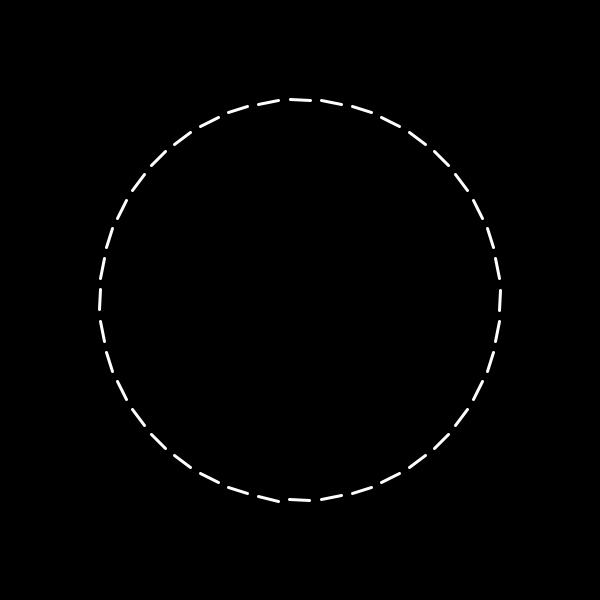
Frame 1 (no input)
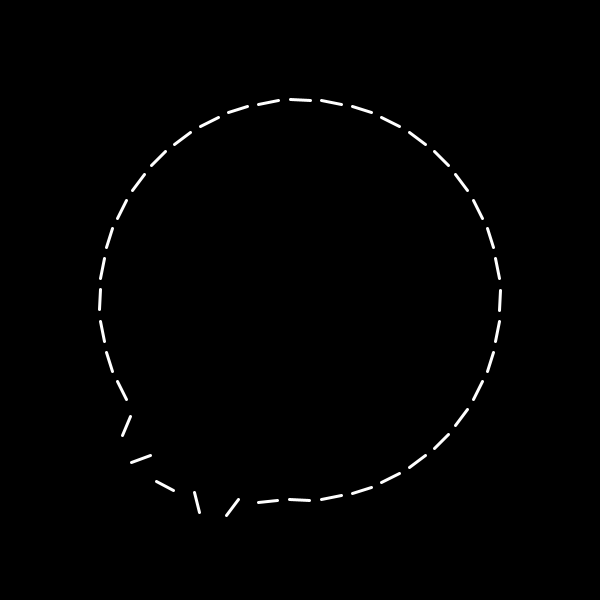
Frame 60 (the mouse pressed at the canvas centre just before this capture)
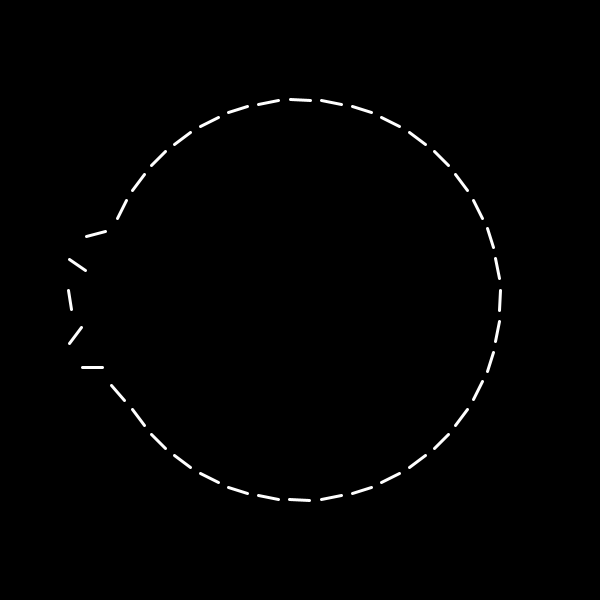
Frame 120 (the mouse held since frame 60 and released just before this capture)

The Processing sketch that drew these frames (run headless with seeded random() and noise(); from frame 60 on, the mouse is pressed at the canvas centre):

// Processing sketch: Mainscript
// ── Mainscript.pde
ArrayList<Segment> segments;
float radiusCircle;
float lenSegment;
float incrementAngle;
int nbrSegments;

void setup(){
  size(600, 600);
  radiusCircle = 200;
  lenSegment = 20;
  nbrSegments = 40;
  incrementAngle = 2*PI/nbrSegments;
  segments = new ArrayList<Segment>();
  Segment segment = new Segment(lenSegment, radiusCircle, incrementAngle, true);
  segments.add(segment);
  for(int i=1; i<nbrSegments; i++){
    segment = new Segment();
    segments.add(segment);
    segments.get(i).setPrecedent(segments.get(i-1));
  }
  segments.get(0).setPrecedent(segments.get(nbrSegments-1));
}

void draw(){
  background(0);
  translate(width/2, height/2);
  
  noFill();
  stroke(255);
  strokeWeight(3);
 
  for(Segment segment : segments){
    segment.update();
    segment.display();
  }
}

// ── Segment.pde
class Segment{
  Segment precedent;
  float size;
  float radCircle;
  float angle;
  float curr_angle;
  boolean turning;
  
  Segment(float s, float rc, float a, boolean t){
    this.size = s;
    this.radCircle = rc;
    this.angle = a;
    this.turning = t;
  }
  
  Segment(){
    this.size = lenSegment;
    this.radCircle = radiusCircle;
    this.angle = incrementAngle;
    this.turning = false;
  }
  
  void setPrecedent(Segment segment) {
    this.precedent = segment;
  }
  
  void update(){
    if(this.precedent.curr_angle > PI/3){
      this.turning = true;
    }
    if(this.turning){
      this.curr_angle += 0.1;
      if(this.curr_angle > 2*PI){
        this.curr_angle = 0;
        this.turning = false;
      }
    }
  }
  
  void display(){
    rotate(this.angle);
    translate(0, this.radCircle + sin(curr_angle/2)*30);
    rotate(this.curr_angle);
    line(-this.size/2, 0, this.size/2, 0);
    rotate(-this.curr_angle);
    translate(0, -(this.radCircle + sin(curr_angle/2)*30));
  }
}
